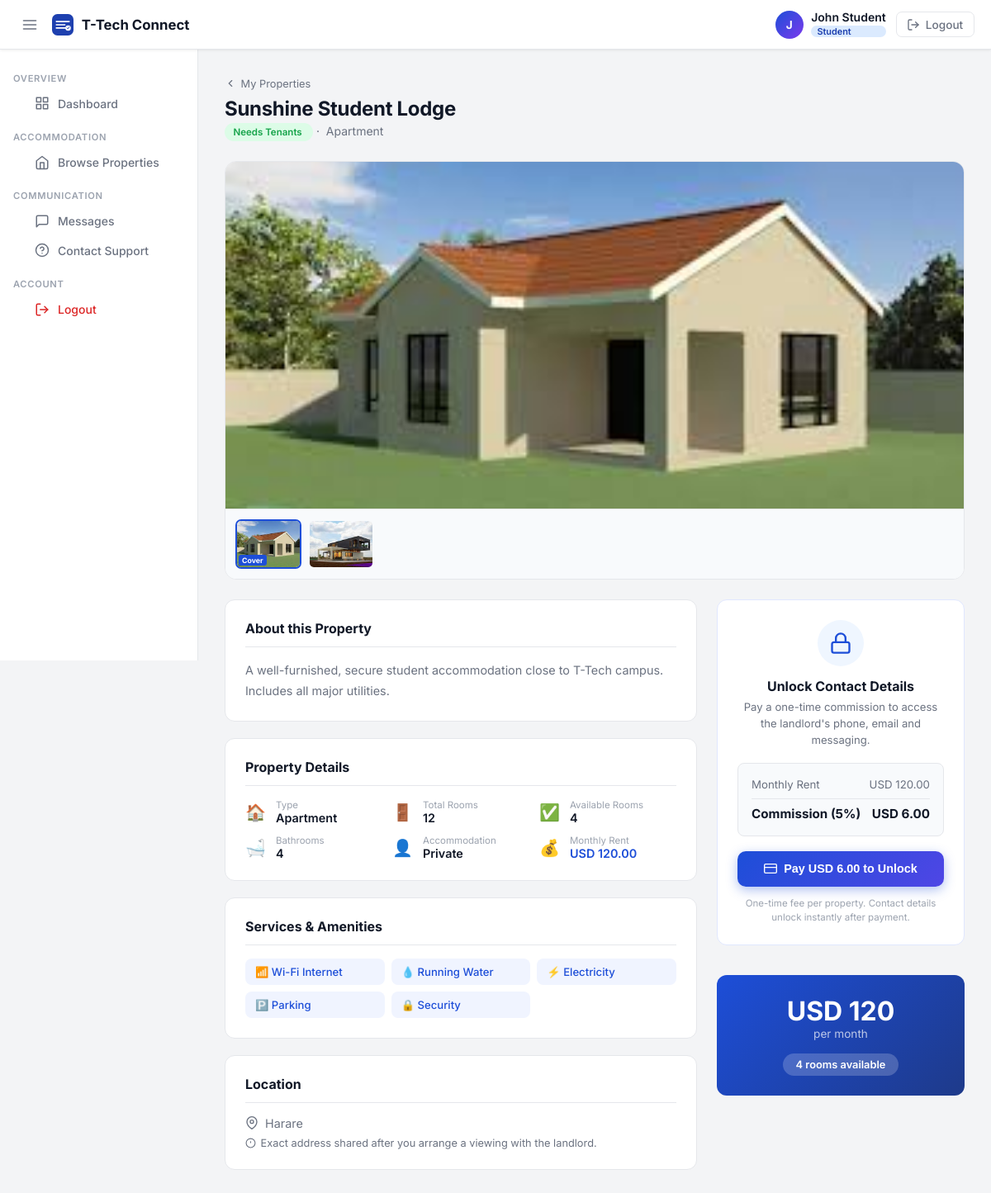
/landlord/property/1 (signed in), run on an earlier commit of the app's database.
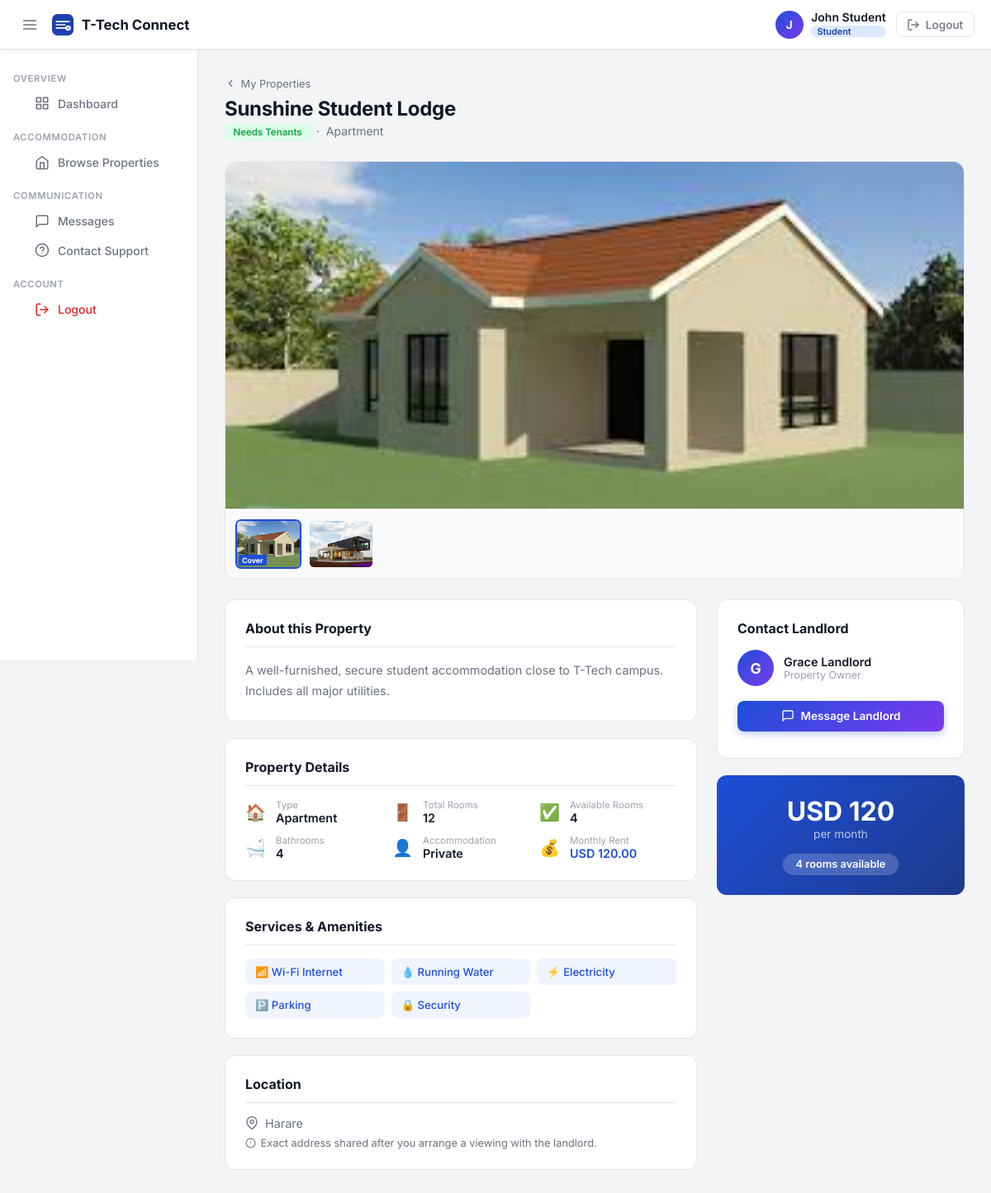
And on a later commit of the database.
### tables this page shows
CREATE TABLE properties (
                id INTEGER PRIMARY KEY AUTOINCREMENT,
                landlord_id INTEGER NOT NULL,
                title TEXT NOT NULL,
                property_type TEXT DEFAULT 'apartment',
                description TEXT,
                status TEXT DEFAULT 'available',
                is_shared INTEGER DEFAULT 0,
                total_rooms INTEGER DEFAULT 1,
                available_rooms INTEGER DEFAULT 1,
                bathrooms INTEGER DEFAULT 1,
                price_per_month REAL NOT NULL,
                currency TEXT DEFAULT 'USD',
                address TEXT,
                city TEXT,
                country TEXT DEFAULT 'Zimbabwe',
                latitude REAL,
                longitude REAL,
                services TEXT DEFAULT '[]',
                contact_phone TEXT,
                contact_email TEXT,
                is_active INTEGER DEFAULT 1,
                created_at TIMESTAMP DEFAULT CURRENT_TIMESTAMP,
                updated_at TIMESTAMP DEFAULT CURRENT_TIMESTAMP, nearby_landmark TEXT DEFAULT '',
                FOREIGN KEY (landlord_id) REFERENCES users(id)
            );

CREATE TABLE property_images (
                id INTEGER PRIMARY KEY AUTOINCREMENT,
                property_id INTEGER NOT NULL,
                filename TEXT NOT NULL,
                is_primary INTEGER DEFAULT 0,
                uploaded_at TIMESTAMP DEFAULT CURRENT_TIMESTAMP,
                FOREIGN KEY (property_id) REFERENCES properties(id)
            );

CREATE TABLE users (
                id INTEGER PRIMARY KEY AUTOINCREMENT,
                full_name TEXT NOT NULL,
                email TEXT UNIQUE NOT NULL,
                password_hash TEXT NOT NULL,
                role TEXT DEFAULT 'student',
                is_active INTEGER DEFAULT 1,
                created_at TIMESTAMP DEFAULT CURRENT_TIMESTAMP,
                last_login TIMESTAMP
            , phone TEXT, last_seen TIMESTAMP);

### Backend/app.py (the view)
@app.route('/landlord/property/<int:pid>')
@login_required
def property_view(pid):
    with get_db() as conn:
        prop = conn.execute(
            """SELECT p.*, u.full_name as landlord_name, u.id as landlord_user_id
               FROM properties p JOIN users u ON p.landlord_id = u.id
               WHERE p.id=? AND p.is_active=1""", (pid,)
        ).fetchone()
    if not prop:
        flash('Property not found.', 'error')
        return redirect(url_for('dashboard'))
    d = {**dict(prop), 'services': json.loads(prop['services'] or '[]'),
         'images': _get_images(pid)}
    d['commission'] = round(d['price_per_month'] * 0.05, 2)
    uid  = session['user_id']
    role = session.get('user_role')
    paid = True if role in ('landlord', 'admin') else has_paid(uid, pid)
    return render_template('property_view.html', prop=d, maps_key=GOOGLE_MAPS_API_KEY,
                           user_name=session.get('user_name'),
                           user_role=role,
                           user_email=session.get('user_email'),
                           current_user_id=uid,
                           has_paid=paid,
                           unread_count=get_unread_count(uid))

### Frontend/templates/property_view.html (shortened to what this page needs)
<!DOCTYPE html>
<html lang="en">
<head>
  <link rel="stylesheet" href="{{ url_for('static', filename='css/landlord.css') }}" />
  <link rel="stylesheet" href="{{ url_for('static', filename='css/property_form.css') }}" />
</head>
<body>
{% include '_topbar.html' %}
<div class="layout">
  {% include '_sidebar.html' %}
  <main class="page-main">
    <div class="page-header">
      <div>
        <a href="/landlord" class="back-crumb">
          <svg width="14" height="14" viewBox="0 0 24 24" fill="none" stroke="currentColor" stroke-width="2" stroke-linecap="round"><polyline points="15 18 9 12 15 6"/></svg>
          My Properties
        </a>
        <h1 class="page-title">{{ prop.title }}</h1>
        <p class="page-sub">
          <span class="status-badge status-{{ prop.status }}">
            {% if prop.status == 'available' %}Needs Tenants
            {% elif prop.status == 'occupied' %}Occupied
            {% elif prop.status == 'partial' %}Partially Occupied
            {% else %}Maintenance{% endif %}
          </span>
          &nbsp;·&nbsp; {{ prop.property_type|title }}
        </p>
      </div>
    </div>
    {% if prop.images %}
    <div class="gallery-wrap">
      <div class="gallery-main">
        <img id="gallery-hero"
             src="{{ url_for('static', filename='uploads/properties/' + prop.images[0].filename) }}"
             alt="{{ prop.title }}" class="gallery-hero-img" />
      </div>
      {% if prop.images|length > 1 %}
      <div class="gallery-thumbs">
        {% for img in prop.images %}
        <div class="gallery-thumb {% if loop.first %}gallery-thumb--active{% endif %}"
             data-src="{{ url_for('static', filename='uploads/properties/' + img.filename) }}"
             onclick="gallerySelect(this)">
          <img src="{{ url_for('static', filename='uploads/properties/' + img.filename) }}"
               alt="Photo {{ loop.index }}" />
          {% if img.is_primary %}<span class="gallery-cover-badge">Cover</span>{% endif %}
        </div>
        {% endfor %}
      </div>
      {% endif %}
    </div>
    {% endif %}
    <div class="view-layout">
      <div class="view-main">
        {% if prop.description %}
        <div class="detail-card">
          <h3 class="detail-card-title">About this Property</h3>
          <p class="detail-desc">{{ prop.description }}</p>
        </div>
        {% endif %}
        <div class="detail-card">
          <h3 class="detail-card-title">Property Details</h3>
          <div class="spec-grid">
            <div class="spec-item">
              <span class="spec-icon">🏠</span>
              <div><span class="spec-label">Type</span><span class="spec-val">{{ prop.property_type|title }}</span></div>
            </div>
            <div class="spec-item">
              <span class="spec-icon">🚪</span>
              <div><span class="spec-label">Total Rooms</span><span class="spec-val">{{ prop.total_rooms }}</span></div>
            </div>
            <div class="spec-item">
              <span class="spec-icon">✅</span>
              <div><span class="spec-label">Available Rooms</span><span class="spec-val">{{ prop.available_rooms }}</span></div>
            </div>
            <div class="spec-item">
              <span class="spec-icon">🛁</span>
              <div><span class="spec-label">Bathrooms</span><span class="spec-val">{{ prop.bathrooms }}</span></div>
            </div>
            <div class="spec-item">
              <span class="spec-icon">{{ '👥' if prop.is_shared else '👤' }}</span>
              <div><span class="spec-label">Accommodation</span><span class="spec-val">{{ 'Shared' if prop.is_shared else 'Private' }}</span></div>
            </div>
            <div class="spec-item">
              <span class="spec-icon">💰</span>
              <div><span class="spec-label">Monthly Rent</span><span class="spec-val spec-price">{{ prop.currency }} {{ "%.2f"|format(prop.price_per_month) }}</span></div>
            </div>
          </div>
        </div>
        {% if prop.services %}
        <div class="detail-card">
          <h3 class="detail-card-title">Services & Amenities</h3>
          {% set service_map = {
            'wifi':'📶 Wi-Fi Internet','water':'💧 Running Water','electricity':'⚡ Electricity',
            'parking':'🅿️ Parking','security':'🔒 Security','laundry':'🫧 Laundry',
            'kitchen':'🍳 Kitchen','dstv':'📺 DSTV','garden':'🌿 Garden',
            'gym':'🏋️ Gym','cctv':'📷 CCTV','borehole':'🪣 Borehole'
          } %}
          <div class="services-view-grid">
            {% for svc in prop.services %}
            <div class="svc-view-item">{{ service_map.get(svc, svc|title) }}</div>
            {% endfor %}
          </div>
        </div>
        {% endif %}
        <div class="detail-card">
          <h3 class="detail-card-title">Location</h3>
          {% if user_role in ('admin', 'landlord') %}
          <p class="detail-address">
            <svg width="16" height="16" viewBox="0 0 24 24" fill="none" stroke="currentColor" stroke-width="2" stroke-linecap="round" stroke-linejoin="round"><path d="M21 10c0 7-9 13-9 13s-9-6-9-13a9 9 0 0 1 18 0z"/><circle cx="12" cy="10" r="3"/></svg>
            {{ prop.address }}{% if prop.city %}, {{ prop.city }}{% endif %}{% if prop.country %}, {{ prop.country }}{% endif %}
          </p>
          {% if prop.latitude and prop.longitude %}
          <div class="map-wrap map-wrap-sm">
            <div id="google-map"></div>
          </div>
          {% endif %}
          {% else %}
          <p class="detail-address">
            <svg width="16" height="16" viewBox="0 0 24 24" fill="none" stroke="currentColor" stroke-width="2" stroke-linecap="round" stroke-linejoin="round"><path d="M21 10c0 7-9 13-9 13s-9-6-9-13a9 9 0 0 1 18 0z"/><circle cx="12" cy="10" r="3"/></svg>
            {% if prop.nearby_landmark %}{{ prop.nearby_landmark }}{% elif prop.city %}{{ prop.city }}{% else %}Area not specified{% endif %}
          </p>
          <p style="font-size:.8rem;color:#6b7280;margin-top:.5rem;display:flex;align-items:center;gap:.35rem">
            <svg width="13" height="13" viewBox="0 0 24 24" fill="none" stroke="currentColor" stroke-width="2"><circle cx="12" cy="12" r="10"/><line x1="12" y1="8" x2="12" y2="12"/><line x1="12" y1="16" x2="12.01" y2="16"/></svg>
            Exact address shared after you arrange a viewing with the landlord.
          </p>
          {% endif %}
        </div>
      </div>
      <div class="view-sidebar">
        {% if has_paid and user_role == 'admin' %}
        <div class="contact-card">
          <h3 class="contact-title">Landlord Contact</h3>
          <div class="landlord-row">
            <div class="landlord-avatar">{{ prop.landlord_name[0].upper() if prop.landlord_name else 'L' }}</div>
            <div>
              <div class="landlord-name">{{ prop.landlord_name }}</div>
              <div class="landlord-sub">Property Owner</div>
            </div>
          </div>
          {% if prop.contact_phone %}
          <a href="tel:{{ prop.contact_phone }}" class="contact-btn contact-phone">
            <svg width="16" height="16" viewBox="0 0 24 24" fill="none" stroke="currentColor" stroke-width="2" stroke-linecap="round" stroke-linejoin="round"><path d="M22 16.92v3a2 2 0 0 1-2.18 2 19.79 19.79 0 0 1-8.63-3.07A19.5 19.5 0 0 1 4.59 12 19.79 19.79 0 0 1 1.5 3.4 2 2 0 0 1 3.48 1h3a2 2 0 0 1 2 1.72c.127.96.361 1.903.7 2.81a2 2 0 0 1-.45 2.11L7.91 8.96a16 16 0 0 0 6.12 6.12l1.27-1.27a2 2 0 0 1 2.11-.45c.907.339 1.85.573 2.81.7A2 2 0 0 1 22 16.92z"/></svg>
            {{ prop.contact_phone }}
          </a>
          {% endif %}
          {% if prop.contact_email %}
          <a href="mailto:{{ prop.contact_email }}" class="contact-btn contact-email">
            <svg width="16" height="16" viewBox="0 0 24 24" fill="none" stroke="currentColor" stroke-width="2" stroke-linecap="round" stroke-linejoin="round"><path d="M4 4h16c1.1 0 2 .9 2 2v12c0 1.1-.9 2-2 2H4c-1.1 0-2-.9-2-2V6c0-1.1.9-2 2-2z"/><polyline points="22,6 12,13 2,6"/></svg>
            {{ prop.contact_email }}
          </a>
          {% endif %}
        </div>
        {% elif has_paid %}
        <div class="contact-card">
          <h3 class="contact-title">Contact Landlord</h3>
          <div class="landlord-row">
            <div class="landlord-avatar">{{ prop.landlord_name[0].upper() if prop.landlord_name else 'L' }}</div>
            <div>
              <div class="landlord-name">{{ prop.landlord_name }}</div>
              <div class="landlord-sub">Property Owner</div>
            </div>
          </div>
          {% if current_user_id and current_user_id != prop.landlord_user_id %}
          <button class="contact-btn contact-chat" id="msg-landlord-btn"
                  onclick="openComposeModal()">
            <svg width="16" height="16" viewBox="0 0 24 24" fill="none" stroke="currentColor" stroke-width="2" stroke-linecap="round" stroke-linejoin="round"><path d="M21 15a2 2 0 0 1-2 2H7l-4 4V5a2 2 0 0 1 2-2h14a2 2 0 0 1 2 2z"/></svg>
            Message Landlord
          </button>
          {% else %}
          <p style="font-size:.82rem;color:var(--text-muted);text-align:center">This is your property listing.</p>
          {% endif %}
        </div>
        {% else %}
        <div class="commission-card">
          <div class="commission-lock">
            <svg width="28" height="28" viewBox="0 0 24 24" fill="none" stroke="currentColor" stroke-width="2" stroke-linecap="round" stroke-linejoin="round"><rect x="3" y="11" width="18" height="11" rx="2" ry="2"/><path d="M7 11V7a5 5 0 0 1 10 0v4"/></svg>
          </div>
          <h3 class="commission-title">Unlock Contact Details</h3>
          <p class="commission-desc">Pay a one-time commission to access the landlord's phone, email and messaging.</p>
          <div class="commission-breakdown">
            <div class="commission-row">
              <span>Monthly Rent</span>
              <span>{{ prop.currency }} {{ "%.2f"|format(prop.price_per_month) }}</span>
            </div>
            <div class="commission-row commission-row--total">
              <span>Commission (5%)</span>
              <span>{{ prop.currency }} {{ "%.2f"|format(prop.commission) }}</span>
            </div>
          </div>
          {% if current_user_id %}
          <button class="btn-pay" id="pay-btn" onclick="openPayModal()">
            <svg width="16" height="16" viewBox="0 0 24 24" fill="none" stroke="currentColor" stroke-width="2" stroke-linecap="round" stroke-linejoin="round"><rect x="1" y="4" width="22" height="16" rx="2" ry="2"/><line x1="1" y1="10" x2="23" y2="10"/></svg>
            Pay {{ prop.currency }} {{ "%.2f"|format(prop.commission) }} to Unlock
          </button>
          {% else %}
          <a href="/login" class="btn-pay">Login to Pay</a>
          {% endif %}
          <p class="commission-note">One-time fee per property. Contact details unlock instantly after payment.</p>
        </div>
        {% endif %}
        <div class="price-card">
          <span class="big-price">{{ prop.currency }} {{ "%.0f"|format(prop.price_per_month) }}</span>
          <span class="per-month">per month</span>
          {% if prop.available_rooms > 0 %}
          <div class="avail-tag">{{ prop.available_rooms }} room{{ 's' if prop.available_rooms != 1 }} available</div>
          {% else %}
          <div class="avail-tag avail-full">Fully occupied</div>
          {% endif %}
        </div>
      </div>
    </div>
  </main>
</div>
</body>
</html>

What changed in the data, as far as the page shows it:
shown differently, row unchanged: properties "USD": currency "USD" → (not shown); price_per_month "120.00" → (not shown)
now on this page (row edited): users: full_name "G", landlord_name "Grace Landlord"
Also different on the page:
{{ "%.2f"|format(prop.commission) }}: "6.00" → (not shown)
text no longer shown: "Unlock Contact Details Pay a one-time commission to access the landlord's phone, email and messaging. Monthly Rent Commission (5%) Pay to Unlock One-time fee per property. Contact details unlock instantly after payment."
text now shown: "Contact Landlord Property Owner Message Landlord"
